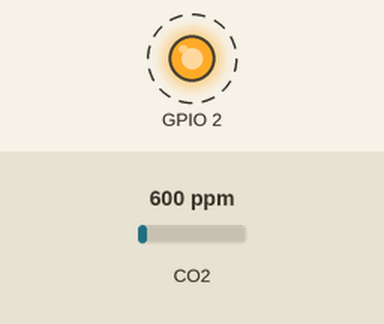
A sketch run on a simulated ESP8266 (NodeMCU). On the bench: output pins drawn as LEDs (lit = HIGH). Dashed ring = blinking. The inputs (shaded band) are chosen by the test bench; at power-on: CO2 600 ppm. WiFi joins after 1.5 s; servers stay silent unless stated; uploads are accepted with an empty reply; what the sketch prints to the serial monitor is not drawn.

Above: at 1.7 s.
Timing chart, 0 to 4.5 s (numbered marks = the images above):
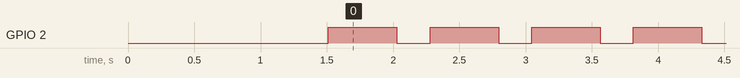

Measured:
- by itself, GPIO 2: alternates HIGH for 0.52 s and LOW for 0.25 s

The sketch:

ESP8266_Server_Test.ino
```cpp
#include <MQ135.h>
#include <ESP8266WiFi.h>

//Parameter from the library
#define PARA 116.6020682
#define PARB 2.769034857

//Smoothing Variables
const int numReadings = 30;
float mqread[numReadings];
float mqavg = 0;
float mqtotal = 0;
int mqindex = 0;
int totalindex = 0;

//Variables
int counter = 0;
int del = 500;

const char *ssid = "ssid";
const char *password = "password";

float AQISValue = 0;
float AQICValue = 0;
float RZeroSValue = 0;
float RZeroValue = 0;
float ResValue = 0;

void setup() {
  Serial.begin(115200);
  pinMode(LED_BUILTIN, OUTPUT);     // Initialize the LED_BUILTIN pin as an output

  for (int i = 0; i < numReadings; i++) {
      mqread[i] = 0;
  }

  // set the ESP8266 to be a WiFi-client
  WiFi.mode(WIFI_STA);
  WiFi.begin(ssid, password);

  while (WiFi.status() != WL_CONNECTED) {
    delay(500);
  }
  delay(10);
}

void loop() {
  digitalWrite(LED_BUILTIN, HIGH);

  //Smoothing Algorithm
  MQ135 gasSensor = MQ135(A0);
  mqtotal = mqtotal - mqread[mqindex];
  mqread[mqindex] = gasSensor.getRZero();
  mqtotal = mqtotal + mqread[mqindex];
  mqindex = mqindex + 1;

  if (mqindex >= numReadings) {
    mqindex = 0;
  }

  mqavg = mqtotal / numReadings;

  float air_quality = gasSensor.getPPM();
  float RZero = gasSensor.getRZero();
  float Res = gasSensor.getResistance();
  float NewPPM;
  if (totalindex <= numReadings) {
    NewPPM = PARA * pow((Res/RZero), -PARB);
  } else{
    NewPPM = PARA * pow((Res/mqavg), -PARB);
  }

  totalindex = totalindex + 1;

  Serial.print("AQI (Smoothed): ");
  Serial.print(NewPPM);
  Serial.println("  PPM");
  Serial.print("AQI (Calibrated): ");
  Serial.print(air_quality);
  Serial.println("  PPM");
  Serial.print("RZero (Smoothed): ");
  Serial.println(mqavg);
  Serial.print("RZero: ");
  Serial.println(RZero);
  Serial.print("Res: ");
  Serial.println(Res);
  Serial.println();

  Serial.print("Sending packet: ");
  Serial.println(counter);

  AQISValue = NewPPM*100;
  AQICValue = air_quality*100;
  RZeroSValue = mqavg*100;
  RZeroValue = RZero*100;
  ResValue = Res*100;

  // Use WiFiClient class to create TCP connections
  WiFiClient client;
  const char * host = "192.168.4.1";            //default IP address
  const int httpPort = 80;

  if (!client.connect(host, httpPort)) {
    Serial.println("connection failed");
    return;
  }

  // We now create a URI for the request. Something like /data/?sensor_reading=123

  String url = "/data/";;
  url += "?sensor_reading=";
  url +=  "{\"sensor0_reading\":\"sensor0_value\",\"sensor1_reading\":\"sensor1_value\",\"sensor2_reading\":\"sensor2_value\",\"sensor3_reading\":\"sensor3_value\",\"sensor4_reading\":\"sensor4_value\"}";

  url.replace("sensor0_value", String(AQISValue));
  url.replace("sensor1_value", String(AQICValue));
  url.replace("sensor2_value", String(RZeroSValue));
  url.replace("sensor3_value", String(RZeroValue));
  url.replace("sensor4_value", String(ResValue));

  // This will send the request to the server
  client.print(String("GET ") + url + " HTTP/1.1\r\n" +
               "Host: " + host + "\r\n" +
               "Connection: close\r\n\r\n");
  unsigned long timeout = millis();
  while (client.available() == 0) {
    if (millis() - timeout > 5000) {
      Serial.println(">>> Client Timeout !");
      client.stop();
      return;
    }
  }

  counter++;
  delay(del/2);
  digitalWrite(LED_BUILTIN, LOW);
  delay(del/2);
}
```
